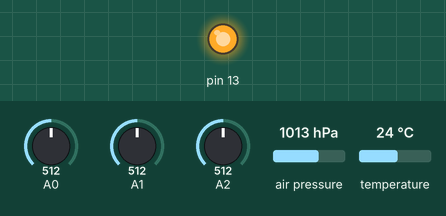
This sketch was run on a simulated Arduino Leonardo, built with avr-gcc and run on an emulated ATmega32U4. On the bench: output pins drawn as LEDs (lit = HIGH). The inputs (shaded band) are chosen by the test bench; at power-on: A0 = 512, A1 = 512, A2 = 512, air pressure 1013 hPa, temperature 24 °C. The local clock reads 2024-03-15 10:24:30 at power-on unless the sketch sets it; storage starts empty; what the sketch prints to the serial monitor is not drawn.

Above: at 1.3 s.
At 3.8 s:
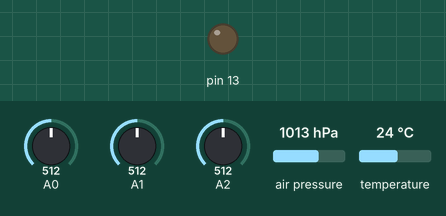
Timing chart, 0 to 6.6 s (numbered marks = the images above):
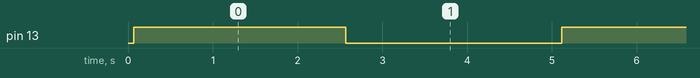

Measured:
- by itself, pin 13: alternates HIGH for 2.5 s and LOW for 2.5 s

The sketch:

Logger.ino
```cpp
// Date and time functions using a DS1307 RTC connected via I2C and Wire lib
#include <Wire.h>
#include "RTClib.h"
#include <SPI.h>
#include <SD.h>
#include <Adafruit_Sensor.h>
#include <Adafruit_BMP085_U.h>

const int chipSelect = 10;

RTC_PCF8523 rtc;
Adafruit_BMP085_Unified bmp = Adafruit_BMP085_Unified(10085);

char daysOfTheWeek[7][12] = {"Sunday", "Monday", "Tuesday", "Wednesday", "Thursday", "Friday", "Saturday"};

String date;
float ozone;
float light;
float UV;
float pressure;
float temperature;
float altitude;
boolean headerCreated = false;

void setup () {

  //while (!Serial); // for Leonardo/Micro/Zero

  Serial.begin(57600);
  if (! rtc.begin()) {
    Serial.println("Couldn't find RTC");
    while (1);
  }

  if (! rtc.initialized()) {
    Serial.println("RTC is NOT running!");
    // following line sets the RTC to the date & time this sketch was compiled
    //rtc.adjust(DateTime(F(__DATE__), F(__TIME__)));
  }

  Serial.print("Initializing SD card...");

  if (!SD.begin(chipSelect)) {

    Serial.println("Card failed, or not present");

    while (true) {

      blinkLED(250, 250, 3);
      delay(500);
    }

    return;
  }

  Serial.println("card initialized.");

  Serial.println("Pressure Sensor Test"); Serial.println("");

  if (!bmp.begin()) {

    Serial.print("Ooops, no BMP085 detected ... Check your wiring or I2C ADDR!");

     while (true) {

      blinkLED(250, 250, 5);
      delay(500);
    }
  }

  Serial.println("Setting pin modes");
  pinMode(A0, INPUT);
  pinMode(A1, INPUT);
  pinMode(A2, INPUT);
  pinMode(13, OUTPUT);
}

void loop () {

    Serial.println("Starting loop");
    File dataFile = SD.open("datalog.txt", FILE_WRITE);
    Serial.println("File opened");

    logHeader(dataFile);

    date = getDate();
    ozone = getOzone();
    light = getLight();
    UV = getUV();

    sensors_event_t event;
    bmp.getEvent(&event);

    if (event.pressure) {

      pressure = getPressure(event);
      temperature = getTemperature();
      altitude = getAltitude(event);

    } else {

      dataFile.println("Sensor error");
    }

    logData(dataFile);

    dataFile.close();

    blinkLED(2500, 2500, 1);
}

void logHeader(File dataFile) {

    if (!headerCreated) {

        dataFile.println("Date, Ozone, Light, UV, Pressure, Temperature, Altitude");
        headerCreated = true;
    }
}

String getDate() {

    DateTime now = rtc.now();

    String date = "";

    date += now.month();
    date += '/';
    date += now.day();
    date += '/';
    date += now.year();
    date += ' ';
    date += now.hour();
    date += ':';
    date += now.minute();
    date += ':';
    date += now.second();

    return date;
}

float getOzone() {

    return analogRead(A0);
}

float getLight() {

    return analogRead(A1);
}

float getUV() {

    return analogRead(A2);
}

float getPressure(sensors_event_t event) {

    return event.pressure;
}

float getTemperature() {

    float temperature;
    bmp.getTemperature(&temperature);
    return temperature;
}

float getAltitude(sensors_event_t event) {

    float temperature;
    bmp.getTemperature(&temperature);
    float seaLevelPressure = SENSORS_PRESSURE_SEALEVELHPA;
    return bmp.pressureToAltitude(seaLevelPressure, event.pressure, temperature);
}

void logData(File dataFile) {

    dataFile.print(date);
    dataFile.print(", ");
    dataFile.print(ozone);
    dataFile.print(", ");
    dataFile.print(light);
    dataFile.print(", ");
    dataFile.print(UV);
    dataFile.print(", ");
    dataFile.print(pressure);
    dataFile.print(", ");
    dataFile.print(temperature);
    dataFile.print(", ");
    dataFile.println(altitude);
}

void LEDOn(int timeOn) {

    digitalWrite(13, HIGH);
    delay(timeOn);
}

void LEDOff(int timeOff) {

    digitalWrite(13, LOW);
    delay(timeOff);
}

void blinkLED(int timeOn, int timeOff, int numberOfBlinks) {

  for (int blinkCount = 0 ; blinkCount < numberOfBlinks ; blinkCount++) {

    LEDOn(timeOn);
    LEDOff(timeOff);
  }
}
```
